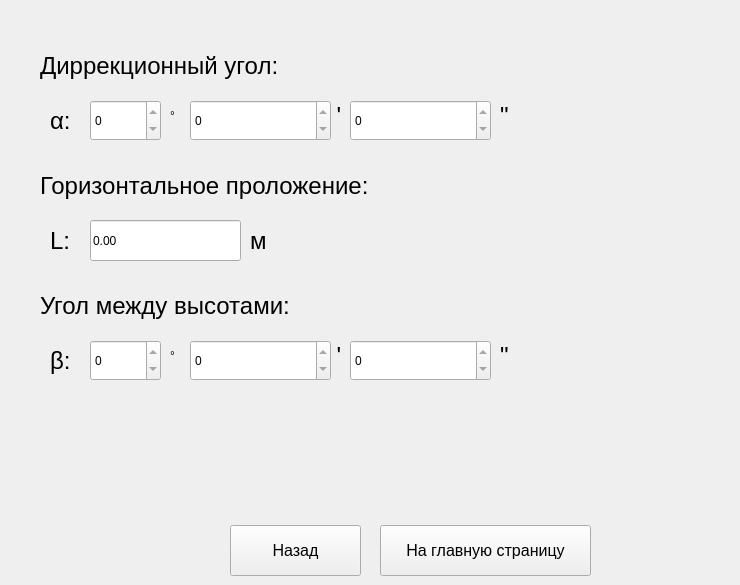
    <widget class="QWidget" name="resInverseGD_page">
     <widget class="QLabel" name="label_resInverseGD_minutes">
      <property name="geometry">
       <rect>
        <x>330</x>
        <y>100</y>
        <width>16</width>
        <height>31</height>
       </rect>
      </property>
      <property name="font">
       <font>
        <pointsize>18</pointsize>
       </font>
      </property>
      <property name="text">
       <string> '</string>
      </property>
     </widget>
     <widget class="QSpinBox" name="spinBox_resInverseGD_Angle_degrees">
      <property name="geometry">
       <rect>
        <x>90</x>
        <y>100</y>
        <width>71</width>
        <height>41</height>
       </rect>
      </property>
      <property name="wrapping">
       <bool>false</bool>
      </property>
      <property name="frame">
       <bool>true</bool>
      </property>
      <property name="readOnly">
       <bool>true</bool>
      </property>
      <property name="accelerated">
       <bool>false</bool>
      </property>
      <property name="keyboardTracking">
       <bool>true</bool>
      </property>
      <property name="showGroupSeparator" stdset="0">
       <bool>false</bool>
      </property>
      <property name="maximum">
       <number>1000000000</number>
      </property>
      <property name="stepType">
       <enum>QAbstractSpinBox::AdaptiveDecimalStepType</enum>
      </property>
     </widget>
     <widget class="QLabel" name="label_resInverseGD_AngleA">
      <property name="geometry">
       <rect>
        <x>50</x>
        <y>100</y>
        <width>31</width>
        <height>41</height>
       </rect>
      </property>
      <property name="font">
       <font>
        <pointsize>18</pointsize>
       </font>
      </property>
      <property name="text">
       <string>α:</string>
      </property>
     </widget>
     <widget class="QSpinBox" name="spinBox_resInverseGD_Angle_minutes">
      <property name="geometry">
       <rect>
        <x>190</x>
        <y>100</y>
        <width>141</width>
        <height>41</height>
       </rect>
      </property>
      <property name="wrapping">
       <bool>false</bool>
      </property>
      <property name="frame">
       <bool>true</bool>
      </property>
      <property name="readOnly">
       <bool>true</bool>
      </property>
      <property name="accelerated">
       <bool>false</bool>
      </property>
      <property name="keyboardTracking">
       <bool>true</bool>
      </property>
      <property name="showGroupSeparator" stdset="0">
       <bool>false</bool>
      </property>
      <property name="maximum">
       <number>1000000000</number>
      </property>
      <property name="stepType">
       <enum>QAbstractSpinBox::AdaptiveDecimalStepType</enum>
      </property>
     </widget>
     <widget class="QLabel" name="label_resInverse_degree">
      <property name="geometry">
       <rect>
        <x>170</x>
        <y>100</y>
        <width>16</width>
        <height>31</height>
       </rect>
      </property>
      <property name="text">
       <string>°</string>
      </property>
     </widget>
     <widget class="QLabel" name="label_resInverseGD_angle">
      <property name="geometry">
       <rect>
        <x>40</x>
        <y>50</y>
        <width>311</width>
        <height>31</height>
       </rect>
      </property>
      <property name="font">
       <font>
        <pointsize>18</pointsize>
       </font>
      </property>
      <property name="text">
       <string>Диррекционный угол:</string>
      </property>
     </widget>
     <widget class="QSpinBox" name="spinBox_resInverseGD_Angle_seconds">
      <property name="geometry">
       <rect>
        <x>350</x>
        <y>100</y>
        <width>141</width>
        <height>41</height>
       </rect>
      </property>
      <property name="wrapping">
       <bool>false</bool>
      </property>
      <property name="frame">
       <bool>true</bool>
      </property>
      <property name="readOnly">
       <bool>true</bool>
      </property>
      <property name="accelerated">
       <bool>false</bool>
      </property>
      <property name="keyboardTracking">
       <bool>true</bool>
      </property>
      <property name="showGroupSeparator" stdset="0">
       <bool>false</bool>
      </property>
      <property name="maximum">
       <number>1000000000</number>
      </property>
      <property name="stepType">
       <enum>QAbstractSpinBox::AdaptiveDecimalStepType</enum>
      </property>
     </widget>
     <widget class="QLabel" name="label_resInverseGD_seconds">
      <property name="geometry">
       <rect>
        <x>500</x>
        <y>100</y>
        <width>16</width>
        <height>31</height>
       </rect>
      </property>
      <property name="font">
       <font>
        <pointsize>18</pointsize>
       </font>
      </property>
      <property name="text">
       <string>&quot;</string>
      </property>
     </widget>
     <widget class="QLabel" name="label_resInverseGD_L">
      <property name="geometry">
       <rect>
        <x>50</x>
        <y>220</y>
        <width>31</width>
        <height>41</height>
       </rect>
      </property>
      <property name="font">
       <font>
        <pointsize>18</pointsize>
       </font>
      </property>
      <property name="text">
       <string>L:</string>
      </property>
     </widget>
     <widget class="QLabel" name="label_resInverseGD_outputL">
      <property name="geometry">
       <rect>
        <x>40</x>
        <y>170</y>
        <width>691</width>
        <height>31</height>
       </rect>
      </property>
      <property name="font">
       <font>
        <pointsize>18</pointsize>
       </font>
      </property>
      <property name="text">
       <string>Горизонтальное проложение:</string>
      </property>
     </widget>
     <widget class="QLineEdit" name="lineEdit_resInverseGD_outputL">
      <property name="geometry">
       <rect>
        <x>90</x>
        <y>220</y>
        <width>151</width>
        <height>41</height>
       </rect>
      </property>
      <property name="text">
       <string>0.00</string>
      </property>
      <property name="readOnly">
       <bool>true</bool>
      </property>
     </widget>
     <widget class="QPushButton" name="pushButton_resInverseGD_back">
      <property name="geometry">
       <rect>
        <x>230</x>
        <y>525</y>
        <width>131</width>
        <height>51</height>
       </rect>
      </property>
      <property name="font">
       <font>
        <pointsize>12</pointsize>
       </font>
      </property>
      <property name="text">
       <string>Назад</string>
      </property>
     </widget>
     <widget class="QPushButton" name="pushButton_resInverseGD_goToMain">
      <property name="geometry">
       <rect>
        <x>380</x>
        <y>525</y>
        <width>211</width>
        <height>51</height>
       </rect>
      </property>
      <property name="font">
       <font>
        <pointsize>12</pointsize>
       </font>
      </property>
      <property name="text">
       <string>На главную страницу</string>
      </property>
     </widget>
     <widget class="QLabel" name="label_resInverseGD_m">
      <property name="geometry">
       <rect>
        <x>250</x>
        <y>220</y>
        <width>51</width>
        <height>41</height>
       </rect>
      </property>
      <property name="font">
       <font>
        <pointsize>18</pointsize>
       </font>
      </property>
      <property name="text">
       <string>м</string>
      </property>
     </widget>
     <widget class="QLabel" name="label_resInverseGD_minutesH">
      <property name="geometry">
       <rect>
        <x>330</x>
        <y>340</y>
        <width>16</width>
        <height>31</height>
       </rect>
      </property>
      <property name="font">
       <font>
        <pointsize>18</pointsize>
       </font>
      </property>
      <property name="text">
       <string> '</string>
      </property>
     </widget>
     <widget class="QSpinBox" name="spinBox_resInverseGD_Angle_secondsH">
      <property name="geometry">
       <rect>
        <x>350</x>
        <y>340</y>
        <width>141</width>
        <height>41</height>
       </rect>
      </property>
      <property name="wrapping">
       <bool>false</bool>
      </property>
      <property name="frame">
       <bool>true</bool>
      </property>
      <property name="readOnly">
       <bool>true</bool>
      </property>
      <property name="accelerated">
       <bool>false</bool>
      </property>
      <property name="keyboardTracking">
       <bool>true</bool>
      </property>
      <property name="showGroupSeparator" stdset="0">
       <bool>false</bool>
      </property>
      <property name="maximum">
       <number>1000000000</number>
      </property>
      <property name="stepType">
       <enum>QAbstractSpinBox::AdaptiveDecimalStepType</enum>
      </property>
     </widget>
     <widget class="QLabel" name="label_resInverse_degreeH">
      <property name="geometry">
       <rect>
        <x>170</x>
        <y>340</y>
        <width>16</width>
        <height>31</height>
       </rect>
      </property>
      <property name="text">
       <string>°</string>
      </property>
     </widget>
     <widget class="QSpinBox" name="spinBox_resInverseGD_Angle_minutesH">
      <property name="geometry">
       <rect>
        <x>190</x>
        <y>340</y>
        <width>141</width>
        <height>41</height>
       </rect>
      </property>
      <property name="wrapping">
       <bool>false</bool>
      </property>
      <property name="frame">
       <bool>true</bool>
      </property>
      <property name="readOnly">
       <bool>true</bool>
      </property>
      <property name="accelerated">
       <bool>false</bool>
      </property>
      <property name="keyboardTracking">
       <bool>true</bool>
      </property>
      <property name="showGroupSeparator" stdset="0">
       <bool>false</bool>
      </property>
      <property name="maximum">
       <number>1000000000</number>
      </property>
      <property name="stepType">
       <enum>QAbstractSpinBox::AdaptiveDecimalStepType</enum>
      </property>
     </widget>
     <widget class="QSpinBox" name="spinBox_resInverseGD_Angle_degreesH">
      <property name="geometry">
       <rect>
        <x>90</x>
        <y>340</y>
        <width>71</width>
        <height>41</height>
       </rect>
      </property>
      <property name="wrapping">
       <bool>false</bool>
      </property>
      <property name="frame">
       <bool>true</bool>
      </property>
      <property name="readOnly">
       <bool>true</bool>
      </property>
      <property name="accelerated">
       <bool>false</bool>
      </property>
      <property name="keyboardTracking">
       <bool>true</bool>
      </property>
      <property name="showGroupSeparator" stdset="0">
       <bool>false</bool>
      </property>
      <property name="maximum">
       <number>1000000000</number>
      </property>
      <property name="stepType">
       <enum>QAbstractSpinBox::AdaptiveDecimalStepType</enum>
      </property>
     </widget>
     <widget class="QLabel" name="label_resInverseGD_AngleH">
      <property name="geometry">
       <rect>
        <x>50</x>
        <y>340</y>
        <width>31</width>
        <height>41</height>
       </rect>
      </property>
      <property name="font">
       <font>
        <pointsize>18</pointsize>
       </font>
      </property>
      <property name="text">
       <string>β:</string>
      </property>
     </widget>
     <widget class="QLabel" name="label_resInverseGD_secondsH">
      <property name="geometry">
       <rect>
        <x>500</x>
        <y>340</y>
        <width>16</width>
        <height>31</height>
       </rect>
      </property>
      <property name="font">
       <font>
        <pointsize>18</pointsize>
       </font>
      </property>
      <property name="text">
       <string>&quot;</string>
      </property>
     </widget>
     <widget class="QLabel" name="label_resInverseGD_angleH">
      <property name="geometry">
       <rect>
        <x>40</x>
        <y>290</y>
        <width>311</width>
        <height>31</height>
       </rect>
      </property>
      <property name="font">
       <font>
        <pointsize>18</pointsize>
       </font>
      </property>
      <property name="text">
       <string>Угол между высотами:</string>
      </property>
     </widget>
    </widget>
